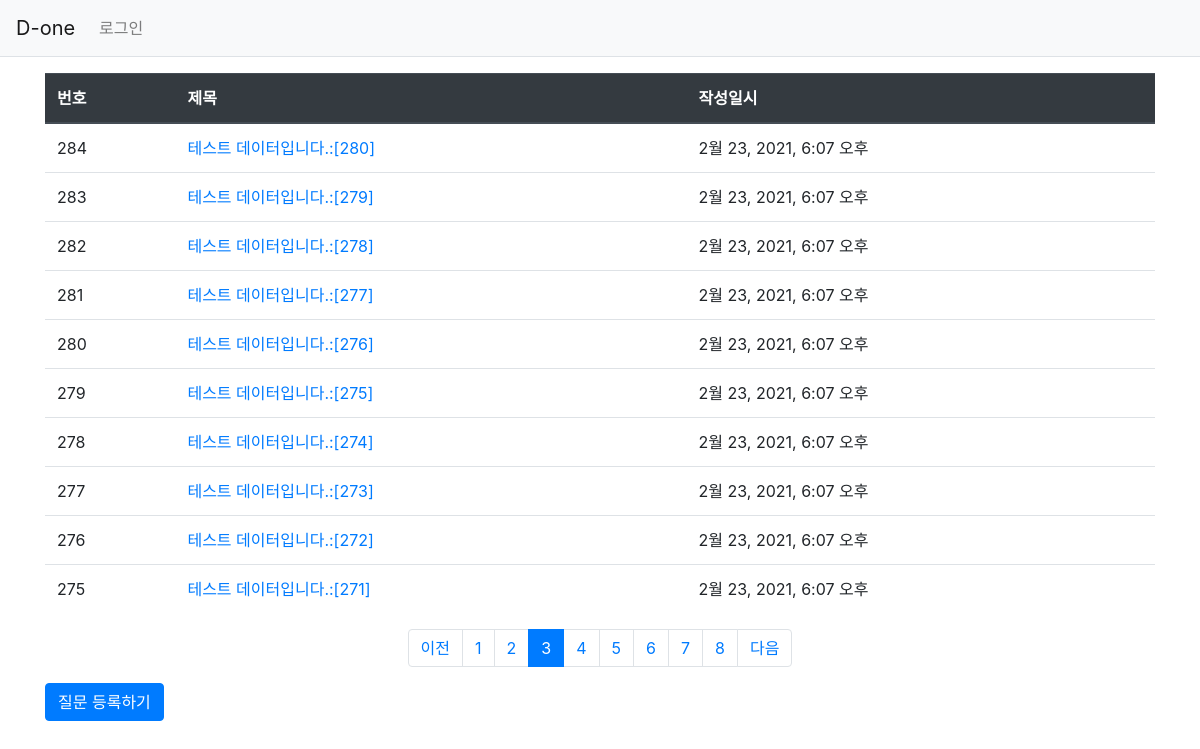
Page /pybo/?page=3 on the committed database.
### pybo/models.py (models this page shows, shortened)
class Question(models.Model):
    author = models.ForeignKey(User, on_delete=models.CASCADE)
    subject = models.CharField(max_length=200)
    content = models.TextField()
    create_date = models.DateTimeField()

### pybo/views.py (the view)
# urls.py: path('', views.index, name='index'),
def index(request):
    page = request.GET.get('page', '1') #페이지
    question_list = Question.objects.order_by('-create_date')
    paginator = Paginator(question_list, 10) #페이지 당 10개씩 보여주기
    page_obj = paginator.get_page(page)
    context = {'question_list': page_obj}
    return render(request, 'pybo/question_list.html', context)

### pybo/templatetags/pybo_filter.py (called while the page is built)
@register.filter
def sub(value, arg):
    return value - arg

### templates/pybo/question_list.html (shortened to what this page needs)
{% extends 'base.html' %}
{% load pybo_filter %}
{% block content %}
<div class='container my-3'>
    <table class='table'>
        <thead>
        <tr class='thead-dark'>
            <th>번호</th>
            <th>제목</th>
            <th>작성일시</th>
        </tr>
        </thead>
        <tbody>
        {% if question_list %}
        {% for question in question_list %}
        <tr>
            <td>{{ question_list.paginator.count|sub:question_list.start_index|sub:forloop.counter0|add:1 }}</td>
            <td>
                <a href ="{% url 'pybo:detail' question.id %}">
                    {{ question.subject}}
                </a>
            </td>
            <td>{{ question.create_date }}</td>
        </tr>
        {% endfor %}
        {% else %}
        <tr>
            <td colspan="3">질문이 없습니다.</td>
        </tr>
        {% endif %}
        </tbody>
    </table>
    <ul class="pagination justify-content-center">
        {% if question_list.has_previous %}
        <li class="page-item">
            <a class="page-link" href="?page={{ question_list.previous_page_number }}">이전</a>
        </li>
        {% else %}
        <li class ="page-item disabled">
            <a class="page-link" tabindex="-1" aria-disabled="true" href="#">이전</a>
        </li>
        {% endif %}
        {% for page_number in question_list.paginator.page_range %}
        {% if page_number >= question_list.number|add:-5 and page_number <= question_list.number|add:5 %}
            {% if page_number == question_list.number %}
            <li class="page-item active" aria-current="page">
                <a class="page-link" href="?page={{ page_number }}">{{ page_number }}</a>
            </li>
            {% else %}
            <li class="page-item">
                <a class="page-link" href="?page={{ page_number }}">{{ page_number }}</a>
            </li>
            {% endif %}
        {% endif %}
        {% endfor %}
        {% if question_list.has_next %}
        <li class="page-item">
            <a class="page-link" href="?page={{ question_list.next_page_number }}">다음</a>
        </li>
        {% else %}
        <li class="page-item disabled">
            <a class="page-link" tabindex="-1" aria-disabled="true" href="#">다음</a>
        </li>
        {% endif %}
    </ul>
    <a href="{% url 'pybo:question_create' %}" class="btn btn-primary">질문 등록하기</a>
</div>
{% endblock %}

### rows in the picture
Question: paginator.count|sub "284", subject "테스트 데이터입니다.:[280]", create_date "2월 23, 2021, 6:07 오후"
Question: paginator.count|sub "283", subject "테스트 데이터입니다.:[279]", create_date "2월 23, 2021, 6:07 오후"
Question: paginator.count|sub "282", subject "테스트 데이터입니다.:[278]", create_date "2월 23, 2021, 6:07 오후"
Question: paginator.count|sub "281", subject "테스트 데이터입니다.:[277]", create_date "2월 23, 2021, 6:07 오후"
Question: paginator.count|sub "280", subject "테스트 데이터입니다.:[276]", create_date "2월 23, 2021, 6:07 오후"
Question: paginator.count|sub "279", subject "테스트 데이터입니다.:[275]", create_date "2월 23, 2021, 6:07 오후"
Question: paginator.count|sub "278", subject "테스트 데이터입니다.:[274]", create_date "2월 23, 2021, 6:07 오후"
Question: paginator.count|sub "277", subject "테스트 데이터입니다.:[273]", create_date "2월 23, 2021, 6:07 오후"
Question: paginator.count|sub "276", subject "테스트 데이터입니다.:[272]", create_date "2월 23, 2021, 6:07 오후"
Question: paginator.count|sub "275", subject "테스트 데이터입니다.:[271]", create_date "2월 23, 2021, 6:07 오후"

### other values in the picture
{{ page_number }} "1" "2" "4" "5" "6" "7" "8"
{{ page_number }} "3"
